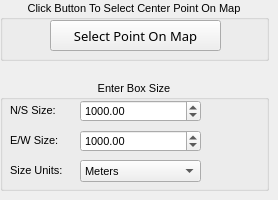
          <widget class="QWidget" name="SelectPoint">
           <widget class="QGroupBox" name="gbSelectButton">
            <property name="geometry">
             <rect>
              <x>0</x>
              <y>0</y>
              <width>269</width>
              <height>61</height>
             </rect>
            </property>
            <property name="sizePolicy">
             <sizepolicy hsizetype="Fixed" vsizetype="Fixed">
              <horstretch>0</horstretch>
              <verstretch>0</verstretch>
             </sizepolicy>
            </property>
            <property name="minimumSize">
             <size>
              <width>269</width>
              <height>61</height>
             </size>
            </property>
            <property name="maximumSize">
             <size>
              <width>269</width>
              <height>61</height>
             </size>
            </property>
            <property name="font">
             <font>
              <pointsize>8</pointsize>
              <weight>50</weight>
              <bold>false</bold>
             </font>
            </property>
            <property name="title">
             <string>Click Button To Select Center Point On Map</string>
            </property>
            <property name="alignment">
             <set>Qt::AlignCenter</set>
            </property>
            <widget class="QToolButton" name="btnChoosePoint">
             <property name="geometry">
              <rect>
               <x>50</x>
               <y>20</y>
               <width>171</width>
               <height>31</height>
              </rect>
             </property>
             <property name="font">
              <font>
               <family>Droid Sans</family>
               <pointsize>10</pointsize>
               <weight>50</weight>
               <bold>false</bold>
              </font>
             </property>
             <property name="text">
              <string>Select Point On Map</string>
             </property>
             <property name="icon">
              <iconset>
               <normaloff>:center_click_final.png</normaloff>:center_click_final.png</iconset>
             </property>
             <property name="toolButtonStyle">
              <enum>Qt::ToolButtonTextBesideIcon</enum>
             </property>
            </widget>
           </widget>
           <widget class="QGroupBox" name="gbBufferInput2">
            <property name="geometry">
             <rect>
              <x>0</x>
              <y>80</y>
              <width>269</width>
              <height>111</height>
             </rect>
            </property>
            <property name="sizePolicy">
             <sizepolicy hsizetype="Fixed" vsizetype="Fixed">
              <horstretch>0</horstretch>
              <verstretch>0</verstretch>
             </sizepolicy>
            </property>
            <property name="minimumSize">
             <size>
              <width>269</width>
              <height>111</height>
             </size>
            </property>
            <property name="maximumSize">
             <size>
              <width>269</width>
              <height>111</height>
             </size>
            </property>
            <property name="font">
             <font>
              <pointsize>8</pointsize>
              <weight>50</weight>
              <bold>false</bold>
             </font>
            </property>
            <property name="title">
             <string>Enter Box Size</string>
            </property>
            <property name="alignment">
             <set>Qt::AlignCenter</set>
            </property>
            <widget class="QLabel" name="lblXBuffer2">
             <property name="geometry">
              <rect>
               <x>10</x>
               <y>20</y>
               <width>71</width>
               <height>21</height>
              </rect>
             </property>
             <property name="text">
              <string>N/S Size:</string>
             </property>
            </widget>
            <widget class="QLabel" name="lblYBuffer2">
             <property name="geometry">
              <rect>
               <x>10</x>
               <y>50</y>
               <width>71</width>
               <height>21</height>
              </rect>
             </property>
             <property name="text">
              <string>E/W Size:</string>
             </property>
            </widget>
            <widget class="QLabel" name="lblBufferUnits2">
             <property name="geometry">
              <rect>
               <x>10</x>
               <y>80</y>
               <width>71</width>
               <height>21</height>
              </rect>
             </property>
             <property name="text">
              <string>Size Units:</string>
             </property>
            </widget>
            <widget class="QComboBox" name="cbBufferUnits2">
             <property name="geometry">
              <rect>
               <x>80</x>
               <y>80</y>
               <width>121</width>
               <height>22</height>
              </rect>
             </property>
             <item>
              <property name="text">
               <string>Meters</string>
              </property>
             </item>
             <item>
              <property name="text">
               <string>Feet</string>
              </property>
             </item>
             <item>
              <property name="text">
               <string>Kilometers</string>
              </property>
             </item>
             <item>
              <property name="text">
               <string>Miles</string>
              </property>
             </item>
            </widget>
            <widget class="QDoubleSpinBox" name="sbXBuffer2">
             <property name="geometry">
              <rect>
               <x>80</x>
               <y>20</y>
               <width>121</width>
               <height>22</height>
              </rect>
             </property>
             <property name="alignment">
              <set>Qt::AlignLeading|Qt::AlignLeft|Qt::AlignVCenter</set>
             </property>
             <property name="keyboardTracking">
              <bool>false</bool>
             </property>
             <property name="decimals">
              <number>2</number>
             </property>
             <property name="minimum">
              <double>0.000000000000000</double>
             </property>
             <property name="maximum">
              <double>9999999.000000000000000</double>
             </property>
             <property name="value">
              <double>1000.000000000000000</double>
             </property>
            </widget>
            <widget class="QDoubleSpinBox" name="sbYBuffer2">
             <property name="geometry">
              <rect>
               <x>80</x>
               <y>50</y>
               <width>121</width>
               <height>22</height>
              </rect>
             </property>
             <property name="alignment">
              <set>Qt::AlignLeading|Qt::AlignLeft|Qt::AlignVCenter</set>
             </property>
             <property name="keyboardTracking">
              <bool>false</bool>
             </property>
             <property name="decimals">
              <number>2</number>
             </property>
             <property name="minimum">
              <double>0.000000000000000</double>
             </property>
             <property name="maximum">
              <double>9999999.000000000000000</double>
             </property>
             <property name="value">
              <double>1000.000000000000000</double>
             </property>
            </widget>
           </widget>
          </widget>
